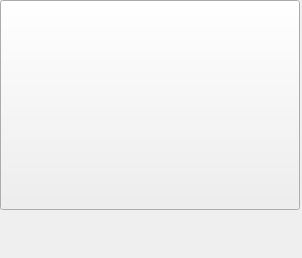
<?xml version="1.0" encoding="UTF-8"?>
<ui version="4.0">
    <class>BasePicturePB</class>
    <widget class="QWidget" name="BasePicturePB">
        <property name="geometry">
            <rect>
                <x>0</x>
                <y>0</y>
                <width>302</width>
                <height>258</height>
            </rect>
        </property>
        <property name="minimumSize">
            <size>
                <width>302</width>
                <height>258</height>
            </size>
        </property>
        <property name="maximumSize">
            <size>
                <width>302</width>
                <height>258</height>
            </size>
        </property>
        <property name="windowTitle">
            <string>Form</string>
        </property>
        <widget class="QWidget" name="verticalLayoutWidget">
            <property name="geometry">
                <rect>
                    <x>0</x>
                    <y>0</y>
                    <width>302</width>
                    <height>258</height>
                </rect>
            </property>
            <layout class="QVBoxLayout" name="verticalLayout_2">
                <property name="sizeConstraint">
                    <enum>QLayout::SetFixedSize</enum>
                </property>
                <item>
                    <widget class="QPushButton" name="pushButton">
                        <property name="minimumSize">
                            <size>
                                <width>300</width>
                                <height>210</height>
                            </size>
                        </property>
                        <property name="maximumSize">
                            <size>
                                <width>300</width>
                                <height>210</height>
                            </size>
                        </property>
                        <property name="text">
                            <string/>
                        </property>
                    </widget>
                </item>
                <item>
                    <widget class="QLabel" name="l_name">
                        <property name="minimumSize">
                            <size>
                                <width>300</width>
                                <height>40</height>
                            </size>
                        </property>
                        <property name="maximumSize">
                            <size>
                                <width>300</width>
                                <height>40</height>
                            </size>
                        </property>
                        <property name="font">
                            <font>
                                <family>MelodBold</family>
                                <pointsize>12</pointsize>
                                <weight>75</weight>
                                <bold>true</bold>
                            </font>
                        </property>
                        <property name="text">
                            <string/>
                        </property>
                    </widget>
                </item>
            </layout>
        </widget>
    </widget>
    <resources/>
    <connections/>
</ui>
